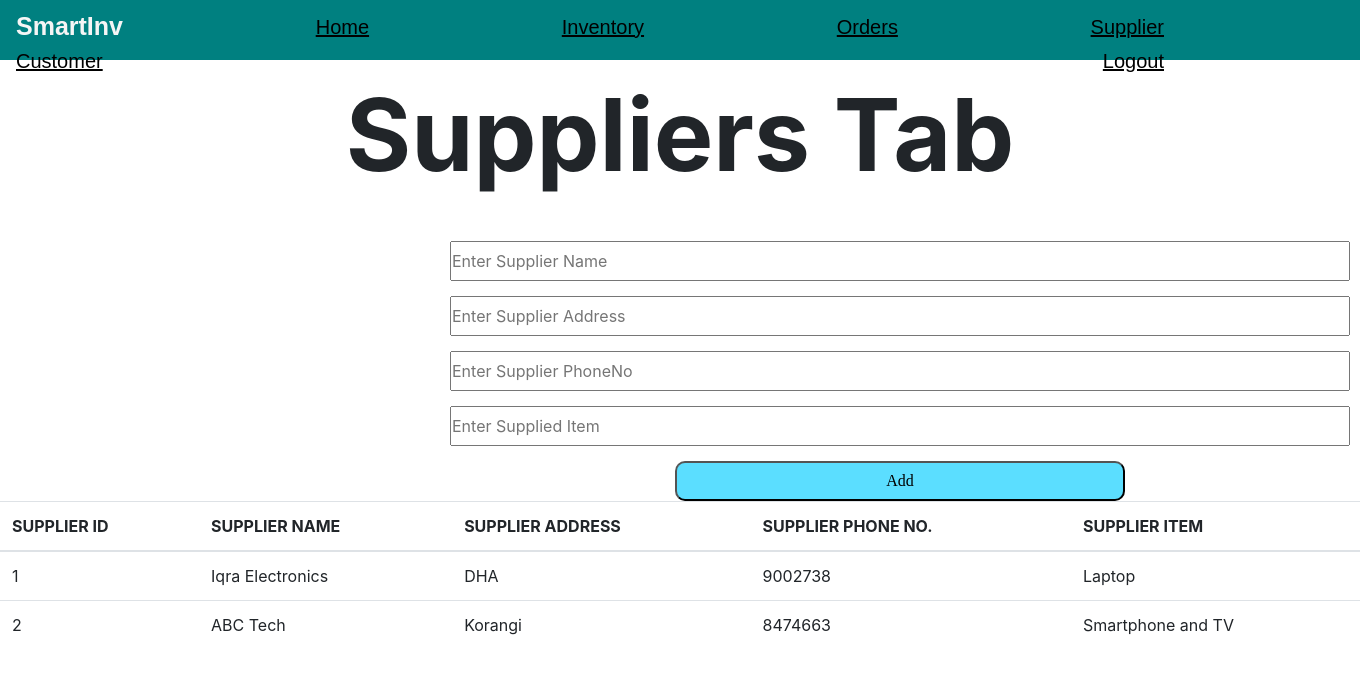
/suppliers.php, run on the app's committed database.
### tables this page shows
CREATE TABLE `suppliers` (
  `sup_id` int(11) NOT NULL,
  `sup_name` varchar(255) DEFAULT NULL,
  `sup_add` varchar(255) DEFAULT NULL,
  `sup_phoneno` varchar(11) DEFAULT NULL,
  `sup_item` varchar(255) DEFAULT NULL
);

### suppliers.php (the view, shortened to what this page needs)
<!DOCTYPE html>
<html lang="en">
<head>
    <link rel="stylesheet" href="styledash.css">
    <link rel="stylesheet" href="tables/css/bootstrap.min.css">
    <link rel="stylesheet" href="complete.css">
</head>
<body>
    <header>
        <div class="navbar">
            <a id="logo">SmartInv</a>
            <a href="Dashboard.php">Home</a>
            <a href="Inventory.php">Inventory</a>
            <a href="orders.php">Orders</a>
            <a href="suppliers.php">Supplier</a>
            <a href="customer.php">Customer</a>
            <a href="login.php" id="logout">Logout</a>
        </div>
    </header>
    <main class="content">
        <p id="headingss">Suppliers Tab</p>
        <form action="<?php echo $_SERVER['PHP_SELF'] ?>" method="POST">
            <div class="supplierfields">
                <input id="sup_name" name='sup_name' placeholder="Enter Supplier Name" required>
            </div>
            <div class="supplierfields">
                <input id="sup_add" name='sup_add' placeholder="Enter Supplier Address" required>
            </div>
            <div class="supplierfields">
                <input id="sup_phoneno" name='sup_phoneno' placeholder="Enter Supplier PhoneNo" required>
            </div>
            <div class="supplierfields">
                <input id="sup_item" name='sup_item' placeholder="Enter Supplied Item" required>
            </div>
            <div class ="supplierfields">
                <button id="addbtn">Add</button>
            </div>
        </form>
        <table class="table">
            <thead>
                <tr>
                    <th scope="col">SUPPLIER ID</th>
                    <th scope="col">SUPPLIER NAME</th>
                    <th scope="col">SUPPLIER ADDRESS</th>
                    <th scope="col">SUPPLIER PHONE NO.</th>
                    <th scope="col">SUPPLIER ITEM</th>
                </tr>
            </thead>
            <tbody>
                <?php
                    $mysqli = require __DIR__ . "/database.php";
                $result = mysqli_query($mysqli, "SELECT * FROM suppliers") or die(mysqli_error($mysqli));
                while($row = mysqli_fetch_array($result)){
                ?>
                <tr>
                    <td><?php echo $row['sup_id'] ?></td>
                    <td><?php echo $row['sup_name'] ?></td>
                    <td><?php echo $row['sup_add'] ?></td>
                    <td><?php echo $row['sup_phoneno'] ?></td>
                    <td><?php echo $row['sup_item'] ?></td>
                </tr>
             <?php } ?>
            </tbody>
        </table>
    </main>
</body>
</html>

### styledash.css (style rules this page uses)
* { padding: 0; margin: 0; }
.navbar { height: 60px; font-family: 'Franklin Gothic Medium', 'Arial Narrow', Arial, sans-serif; padding-top: 20px; background-color: teal; }
#logo { color: whitesmoke; font-size: 25px; font-weight: 600; text-decoration: none; }
.navbar a { margin-right: 180px; text-decoration: underline solid 2px black; color: black; font-size: 20px; display: inline-block; }
.content { height: 900px; }

### complete.css (style rules this page uses)
#headingss { font-weight: bolder; font-size: 100px; text-align: center; }
#addbtn { font-family: 'Lucida Sans'; background-color: rgb(91, 222, 255) ; color: black; width: 450px; height: 40px; border-color: black; border-radius: 10px; transition: background-color 0.5s; margin-left: 225px; }
.supplierfields { padding-top:15px; padding-left: 450px; }
#sup_name { width: 900px; height: 40px; }
#sup_add { width: 900px; height: 40px; }
#sup_phoneno { width: 900px; height: 40px; }
#sup_item { width: 900px; height: 40px; }

### data on the page
suppliers: sup_id "1", sup_name "Iqra Electronics", sup_add "DHA", sup_phoneno "9002738", sup_item "Laptop"
suppliers: sup_id "2", sup_name "ABC Tech", sup_add "Korangi", sup_phoneno "8474663", sup_item "Smartphone and TV"
